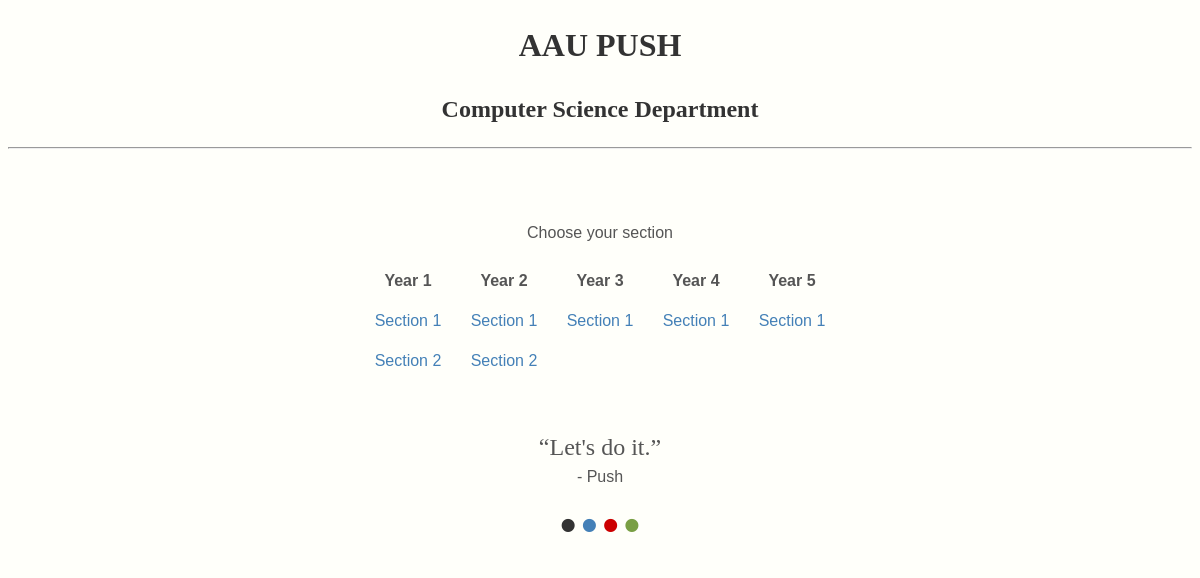
The page / on the database its author committed.
### main/models.py (models this page shows, shortened)
class Section(models.Model):
   year = models.IntegerField()
   section_number = models.IntegerField()
   studyfield = models.ForeignKey(StudyField)
   course = models.ManyToManyField(Course)
   code = models.CharField(max_length=10)

class Quote(models.Model):
   quote = models.CharField(max_length=140)
   author = models.CharField(max_length = 100)

### main/views.py (the view)
# urls.py: url(r'^$' ,views.index, name='Home'),
def index(request):
    daily = timezone.now().day
    quote = Quote.objects.get(id=1)
    studyfield = StudyField.objects.get(code='CS')
    sections = studyfield.section_set.order_by('year')
    context = {'quote':quote,'sections':sections}
    return render(request, 'main/index.html',context)

### main/templates/main/index.html (shortened to what this page needs)
{% extends "main/base.html" %}
{% block content %}
<br><br>
<center>
		<p>Choose your section</p>
		<table class="section">
			<tr class="section">
     			{% for section in sections %}
				{% ifchanged section.year %}
          				</tr><tr class="section">
          				<th class="section">Year {{section.year}}</th>
        			{% endifchanged %}
       				<td class="section">
       					<a href="{% url 'Section' section.code%}">Section {{section.section_number}}</a>
       				</td>
	 		{%endfor%}
     			</tr>
		</table>
</center>
{% endblock %}

### main/templates/main/base.html (shortened to what this page needs)
<!DOCTYPE html>
<html>
	<head>
	</head>
	<body bgcolor='#fffffa'>
		<header>
			<center>
  				<a href="{% url 'Home' %}"><h1>AAU PUSH</h1></a>
				<h2>Computer Science Department {% block extra %}{% endblock %}</h2>
				<hr />
  			</center>
  		</header>
			{% block content %}
  			{% endblock %}
	<br><br>
	<center>
	<q>{{quote.quote}}</q><br>- {{quote.author}}<br>
	<a href="/About_us"><font color=#333 size="100px">&bull;</font></a>
	<a href="/Push_Page/1"><font color=#4480b7 size="20px">&bull;</font></a>
	<a href="/Blog_post"><font color=#cc0000 size="20px">&bull;</font></a>
	<a href="/Blog_post2"><font color=#799f44 size="20px">&bull;</font></a>
	</center>
	</body>
</html>

### main/templates/main/base.html (style rules this page uses)
html { font-size: 16px; }
h1 { text-align:center ; color: #333; font-family: Georgia, 'Times New Roman', Times, serif; font-size: 2rem; }
h2 { text-align:center; color: #333; font-family: Georgia, 'Times New Roman', Times, serif; font-size: 1.5rem; }
body { font-family: Verdana, Trebuchet MS, "Helvetica", "Arial", sans-serif; line-height: 1.5; color: #555; font-size: 1rem; }
.section { border-collapse: collapse; }
tr.section { display: block; float:left; }
th.section { text-align:center; width:80px; padding:8px; }
td.section { display: block; text-align:center; width:80px; padding:8px; }
a { text-decoration: none; color: #4480b7; }
q { font-family: Copperplate, Papyrus; font-size: 1.5rem; }

### rows shown on the page
Section: year "1", section_number "1"
Section: section_number "2"
Section: year "2", section_number "1"
Section: section_number "2"
Section: year "3", section_number "1"
Section: year "4", section_number "1"
Section: year "5", section_number "1"
Quote: quote "Let's do it.", author "Push"
